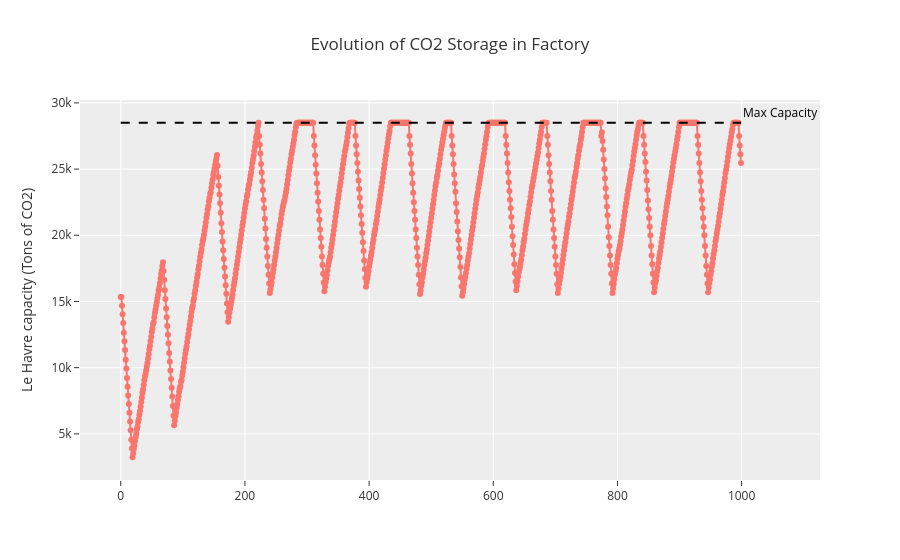
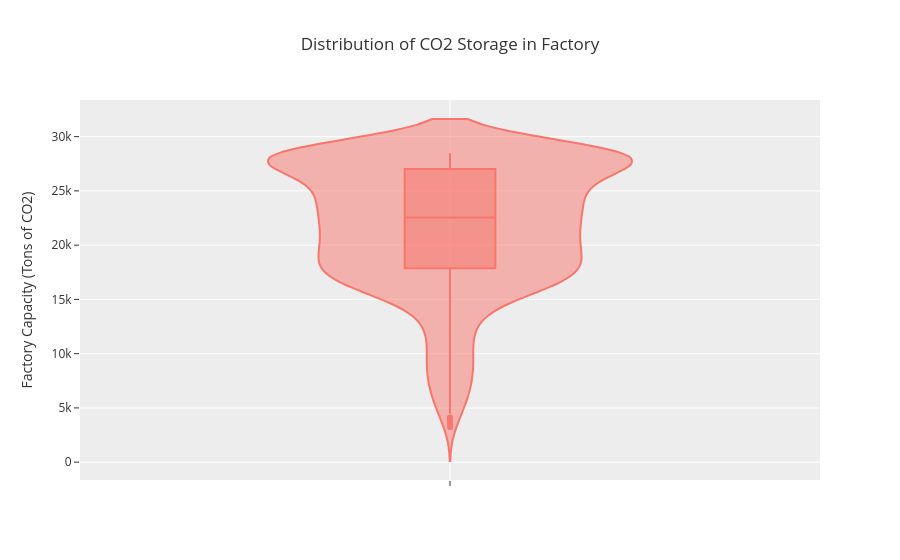
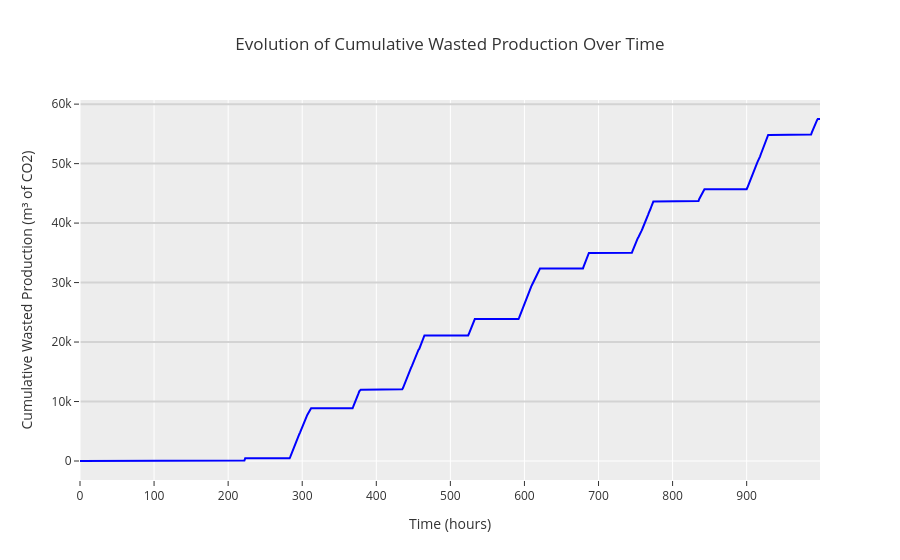
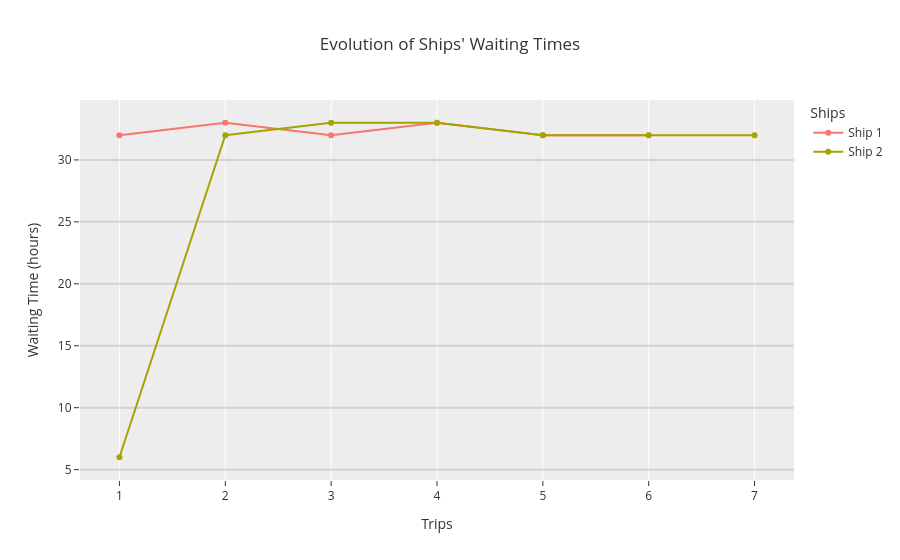

Notebook cell for these charts, in order:
### Code cell
graphs = kpis.generate_kpis_graphs()
for g in graphs:
    g.show()

### Figure 1 — Plotly figure (JSON) as saved in the notebook; plotly's stock layout.template omitted (floating-point values rounded to 4 significant figures; data arrays with more than 128 entries replaced by an {"elided": "..."} marker saying what was removed)
{"data": [{"mode": "lines+markers", "name": "Factory Capacity", "type": "scatter", "x": {"elided": "1000 int values"}, "y": {"elided": "1000 float values"}}, {"line": {"color": "black", "dash": "dash"}, "mode": "lines", "name": "Capacity max", "type": "scatter", "x": [0, 999], "y": [28500, 28500]}], "layout": {"annotations": [{"font": {"color": "black", "size": 12}, "showarrow": false, "text": "Max Capacity", "x": 999, "xanchor": "left", "y": 28500, "yanchor": "bottom"}], "showlegend": false, "title": {"text": "Evolution of CO2 Storage in Factory"}, "yaxis": {"title": {"text": "Le Havre capacity (Tons of CO2)"}}}}

### Figure 2 — Plotly figure (JSON) as saved in the notebook; plotly's stock layout.template omitted (floating-point values rounded to 4 significant figures; data arrays with more than 128 entries replaced by an {"elided": "..."} marker saying what was removed)
{"data": [{"alignmentgroup": "True", "box": {"visible": true}, "hovertemplate": "y=%{y}<extra></extra>", "legendgroup": "", "marker": {"color": "#F8766D"}, "name": "", "offsetgroup": "", "orientation": "v", "points": "outliers", "scalegroup": "True", "showlegend": false, "type": "violin", "x0": " ", "xaxis": "x", "y": {"elided": "1000 float values"}, "y0": " ", "yaxis": "y"}], "layout": {"legend": {"tracegroupgap": 0}, "showlegend": false, "title": {"text": "Distribution of CO2 Storage in Factory"}, "violinmode": "group", "xaxis": {"anchor": "y", "domain": [0, 1], "title": {"text": ""}}, "yaxis": {"anchor": "x", "domain": [0, 1], "title": {"text": "Factory Capacity (Tons of CO2)"}}}}

### Figure 3 — Plotly figure (JSON) as saved in the notebook; plotly's stock layout.template omitted (floating-point values rounded to 4 significant figures; data arrays with more than 128 entries replaced by an {"elided": "..."} marker saying what was removed)
{"data": [{"line": {"color": "blue"}, "mode": "lines", "name": "Cumulative Wasted Production (m³ of CO2)", "type": "scatter", "x": {"elided": "1000 int values"}, "y": {"elided": "1000 float values"}}], "layout": {"showlegend": false, "title": {"text": "Evolution of Cumulative Wasted Production Over Time"}, "xaxis": {"showgrid": true, "title": {"text": "Time (hours)"}}, "yaxis": {"gridcolor": "LightGrey", "gridwidth": 2, "showgrid": true, "title": {"text": "Cumulative Wasted Production (m³ of CO2)"}}}}

### Figure 4 — Plotly figure (JSON) as saved in the notebook; plotly's stock layout.template omitted (floating-point values rounded to 4 significant figures)
{"data": [{"mode": "lines+markers", "name": "Ship 1", "type": "scatter", "x": [1, 2, 3, 4, 5, 6], "y": [32.0, 33.0, 32.0, 33.0, 32.0, 32.0]}, {"mode": "lines+markers", "name": "Ship 2", "type": "scatter", "x": [1, 2, 3, 4, 5, 6, 7], "y": [6, 32, 33, 33, 32, 32, 32]}], "layout": {"legend": {"title": {"text": "Ships"}}, "title": {"text": "Evolution of Ships' Waiting Times"}, "xaxis": {"showgrid": true, "title": {"text": "Trips"}}, "yaxis": {"gridcolor": "LightGrey", "gridwidth": 2, "showgrid": true, "title": {"text": "Waiting Time (hours)"}}}}
